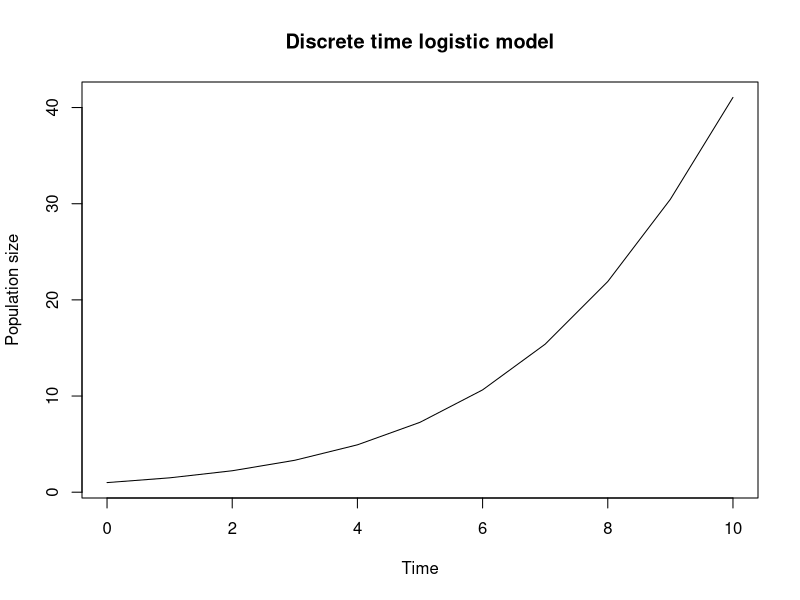
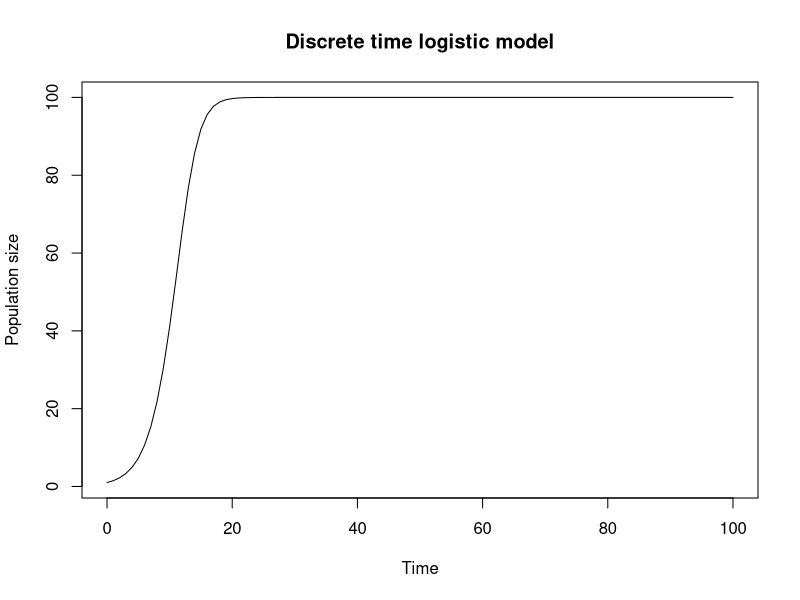

R code for these plots, in order:
################################################################################
##' @title Basic population models for ignited lessons
##' @author Robin Elahi
##' @contact elahi.robin@stanford.edu
##' @date 2020-07-08
################################################################################

## This script adapted from:
## http://biom300.weebly.com/logistic-model.html

## We want to define a function that calculates the right hand side of the discrete time logistic model. Such a function will take two 'arguments': the current population size and the parameter values. Let 'n' be the current population size, and 'p' be a parameter vector containing two terms, the growth rate (r) and the carrying capacity (K)

## First specify the initial population size and the parameters
n0 <- 1
p <- c(r = 0.5, K = 100) ## c() is a function that simply concatenates the two entries, creating a vector with two entries
p[1] ## prints the first entry in the parameter vector
p[2] ## prints the second entry in the parameter vector 
## Note that the entries of p are "named" r and K
names(p)
## Naming gives us a second way to refer to each parameter
p['r']
p['K']

## Naming the parameters is really useful, especially when simulating models with lots of parameters, because it keeps you from having to remember which entry in the vector corresponds to each parameter.

## Now we can define our function
disc.logistic <- function(n, p) { ## here are just saying that 'disc.logistic' is a function that takes two arguments
  r <- unname(p['r']) ## set the growth rate (dropping the parameter name with 'unname')
  K <-  unname(p['K']) ## set the carrying capacity
  n1 <- n + r * n * (1 - n / K) ## calculate the new population size
  return(n1) ## and return it 
}

## So, to calculate the population size at time t=1, 
n1 <- disc.logistic(n0, p) ## call the function with the population size at t=0 and the parameters
n1

## To calculate the population size at t=2, call the function with n=n1 and the parameters
n2 <- disc.logistic(n1, p)
n2

## You can continue in this fashion forever, but of course that is pretty annoying because you have to specify the value of 'n' anew each time. A better way to do it would be to create a function that only required you to pass in the initial population size, the parameters, and how many time steps you want to simulate.

disc.logistic.2 <- function(n, p, T) { ## T is the total number of time steps
  
  ## Create a new variable that is a vector of length T, so that N[1] is the initial population size (t=0), N[2] is the population size at time t=1, N[3] = pop'n size at t=2, ..., N[T] = pop'n size at t=T-1 and N[T+1] = pop'n size at t=T
  N <- vector(length=T+1)
  N[1] <- n ## set the initial value
  
  ## Create a loop that will increment time by one time unit, calculate the new population size, and save it in our vector
  for (t in 1:T) { 
    N[t+1] <- disc.logistic(N[t], p) ## we can call the function we wrote above to calculate the new population size
  }
  return(N) ## return the vector of population sizes
}


n <- disc.logistic.2(n0, p, 10) ## calculate the first 10 time steps
n

## With this function, we can simulate the model for any number of timesteps we wish. We might also want to plot the results. This can be done with the function plot(). Type ?plot in the R console to see all of the available options for plotting. The best way to plot is to specify both the x and y values. In this case, the x-axis is time, so the x values are the time steps, and the y-axis is population size. 0:10 generates a sequence of integers from 0 to 10 (our time steps). type='l' tells R to make a line plot (as opposed to a dot plot), and the xlab and ylab options sets the x- and y-axis labels.
plot(x=0:10, y=n, type='l', xlab='Time', ylab='Population size', main='Discrete time logistic model')

## Experimenting with parameters
n0 <- 1
p <- c(r = 0.5, K = 100) 
n_years <- 100
n <- disc.logistic.2(n = n0, p = p, T = n_years)
plot(x = 0:n_years, y = n, type = 'l', 
     xlab = 'Time', ylab = 'Population size', 
     main = 'Discrete time logistic model')

